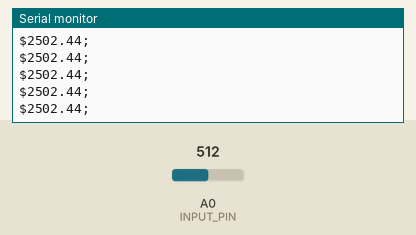
Simulated run of this sketch. Board: Arduino Nano, built with avr-gcc and run on an emulated ATmega328P. Parts: the last lines printed to the serial monitor. The inputs (shaded band) are chosen by the test bench; at power-on: A0 (INPUT_PIN) = 512.

Above: at 1.2 s.
1.3 s: A0 (INPUT_PIN) set to 716
At 1.33 s:
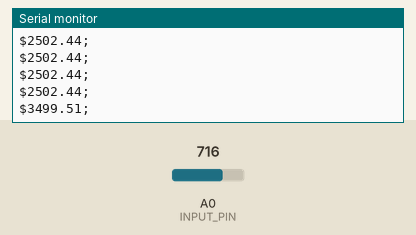
2.8 s: A0 (INPUT_PIN) set to 900
At 2.8 s:
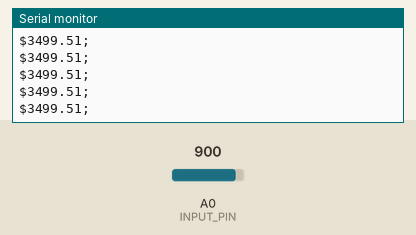
Timing chart, 0 to 5.8 s (numbered marks = the images above; inputs shaded):
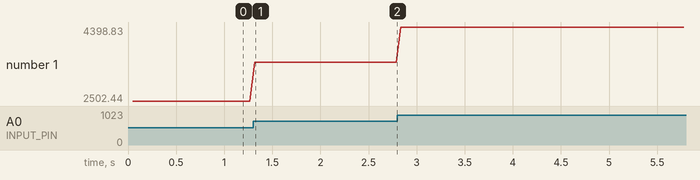

Measured:
- after the input at 1.3 s, the serial monitor: prints a new line at once (image 1)
- plotted number 1: 2502.44 → 3499.51 after the input at 1.3 s, 3499.51 → 4398.83 after the input at 2.8 s

The sketch:

AnalogToDigital.ino
```cpp
#define INPUT_PIN A0

char buffer[50];
unsigned int analogValue;

void setup() {
	Serial.begin(115200);
	pinMode(INPUT_PIN, INPUT);
}

void loop() {
  delay(50);
  analogValue = analogRead(INPUT_PIN);
  float millivolts = analogValue * (5000.0 / 1023.0);

  Serial.print('$');
  Serial.print(millivolts);
  Serial.println(';');
}
```
